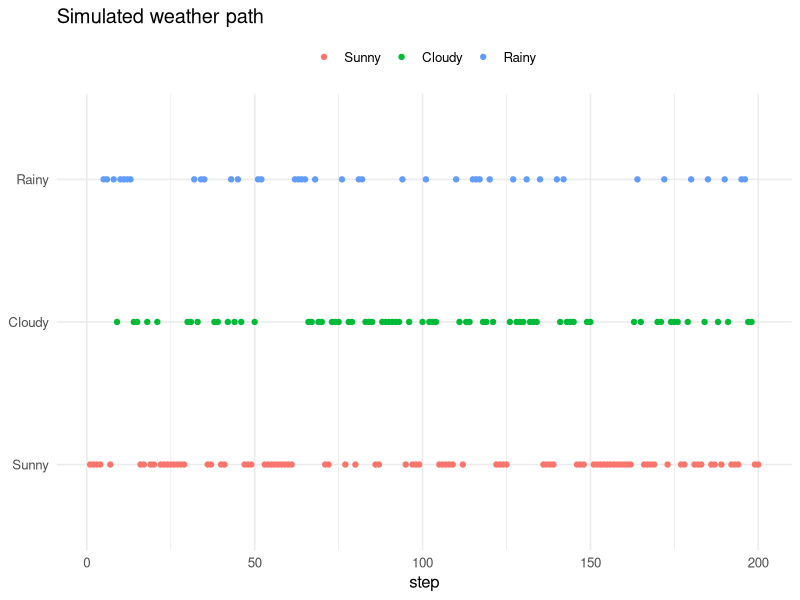
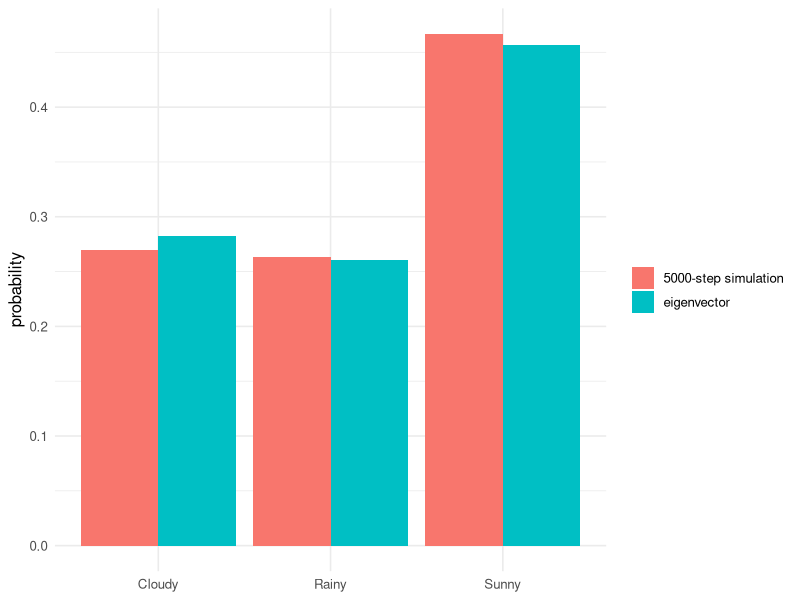
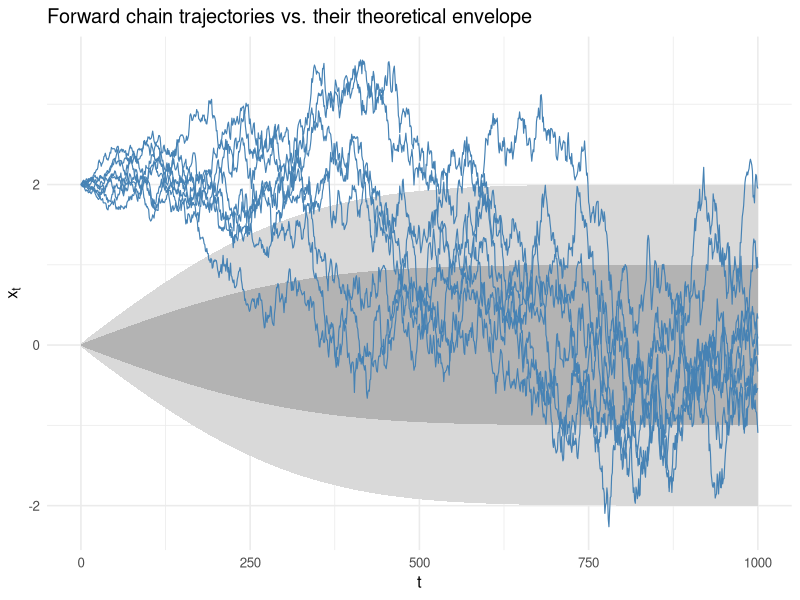

Recreate these plots in R, in order.
## ---- chunk 1
#| label: setup
#| include: false
library(ggplot2)
library(dplyr)
theme_set(theme_minimal(base_size = 12))
## ---- chunk 2
#| label: fig-weather-path
#| fig-cap: "A 200-step simulated path through the weather chain, colour-coded by state."
states <- c("Sunny", "Cloudy", "Rainy")
P <- matrix(
  c(0.7, 0.2, 0.1,
    0.3, 0.4, 0.3,
    0.2, 0.3, 0.5),
  nrow = 3, byrow = TRUE, dimnames = list(states, states)
)

set.seed(1)
n_steps <- 200
path <- integer(n_steps)
path[1] <- 1L
for (t in 2:n_steps) path[t] <- sample.int(3, 1, prob = P[path[t - 1], ])

data.frame(step = seq_len(n_steps), state = factor(states[path], levels = states)) |>
  ggplot(aes(step, state, colour = state)) +
  geom_point(size = 1.5) +
  labs(x = "step", y = NULL, colour = NULL, title = "Simulated weather path") +
  theme(legend.position = "top")
## ---- chunk 3
#| label: fig-stationary
#| fig-cap: "Stationary distribution via eigen-decomposition vs. a long simulated path's empirical frequencies."
eig <- eigen(t(P))
pi_stat <- Re(eig$vectors[, which.min(abs(eig$values - 1))])
pi_stat <- pi_stat / sum(pi_stat)
names(pi_stat) <- states

n_long <- 5000
path_long <- integer(n_long)
path_long[1] <- 1L
for (t in 2:n_long) path_long[t] <- sample.int(3, 1, prob = P[path_long[t - 1], ])
pi_empirical <- table(factor(states[path_long], levels = states)) / n_long

df <- data.frame(
  state = rep(states, 2),
  probability = c(pi_stat, as.numeric(pi_empirical)),
  method = rep(c("eigenvector", "5000-step simulation"), each = 3)
)

ggplot(df, aes(state, probability, fill = method)) +
  geom_col(position = "dodge") +
  labs(x = NULL, y = "probability", fill = NULL)
## ---- chunk 4
#| label: eigen-manual-check
eig$values

A <- t(P) - diag(3)
qr(A)$rank
pi_manual <- svd(A)$v[, 3]
pi_manual <- pi_manual / sum(pi_manual)
names(pi_manual) <- states
pi_manual
## ---- chunk 5
#| label: fig-gaussian-chain
#| fig-cap: "Eight sample trajectories of the scalar Gaussian chain, starting from x0=2, collapsing into the N(0,1) envelope (shaded bands at +-1, +-2 sd) under the real Ho et al. (2020) schedule."
T_steps <- 1000
beta <- seq(1e-4, 0.02, length.out = T_steps)
alpha <- 1 - beta
alpha_bar <- cumprod(alpha)

x0 <- 2.0
n_traj <- 8
set.seed(2)
traj <- matrix(NA_real_, T_steps + 1, n_traj)
traj[1, ] <- x0
for (t in 1:T_steps) {
  eps <- rnorm(n_traj)
  traj[t + 1, ] <- sqrt(alpha[t]) * traj[t, ] + sqrt(beta[t]) * eps
}

traj_df <- as.data.frame(traj) |>
  mutate(step = 0:T_steps) |>
  tidyr::pivot_longer(-step, names_to = "trajectory", values_to = "x")

band_df <- data.frame(step = 0:T_steps, sd = sqrt(1 - alpha_bar[c(1, seq_len(T_steps))]))

ggplot() +
  geom_ribbon(data = band_df, aes(step, ymin = -2 * sd, ymax = 2 * sd), fill = "grey85") +
  geom_ribbon(data = band_df, aes(step, ymin = -sd, ymax = sd), fill = "grey70") +
  geom_line(data = traj_df, aes(step, x, group = trajectory), colour = "steelblue", linewidth = 0.4) +
  labs(x = "t", y = expression(x[t]), title = "Forward chain trajectories vs. their theoretical envelope")
## ---- chunk 6
#| label: closed-form-check
check_t <- 30
n_mc <- 200000
set.seed(3)
x_stepwise <- rep(x0, n_mc)
for (t in 1:check_t) {
  eps <- rnorm(n_mc)
  x_stepwise <- sqrt(alpha[t]) * x_stepwise + sqrt(beta[t]) * eps
}
mean_cf <- sqrt(alpha_bar[check_t]) * x0
var_cf <- 1 - alpha_bar[check_t]
